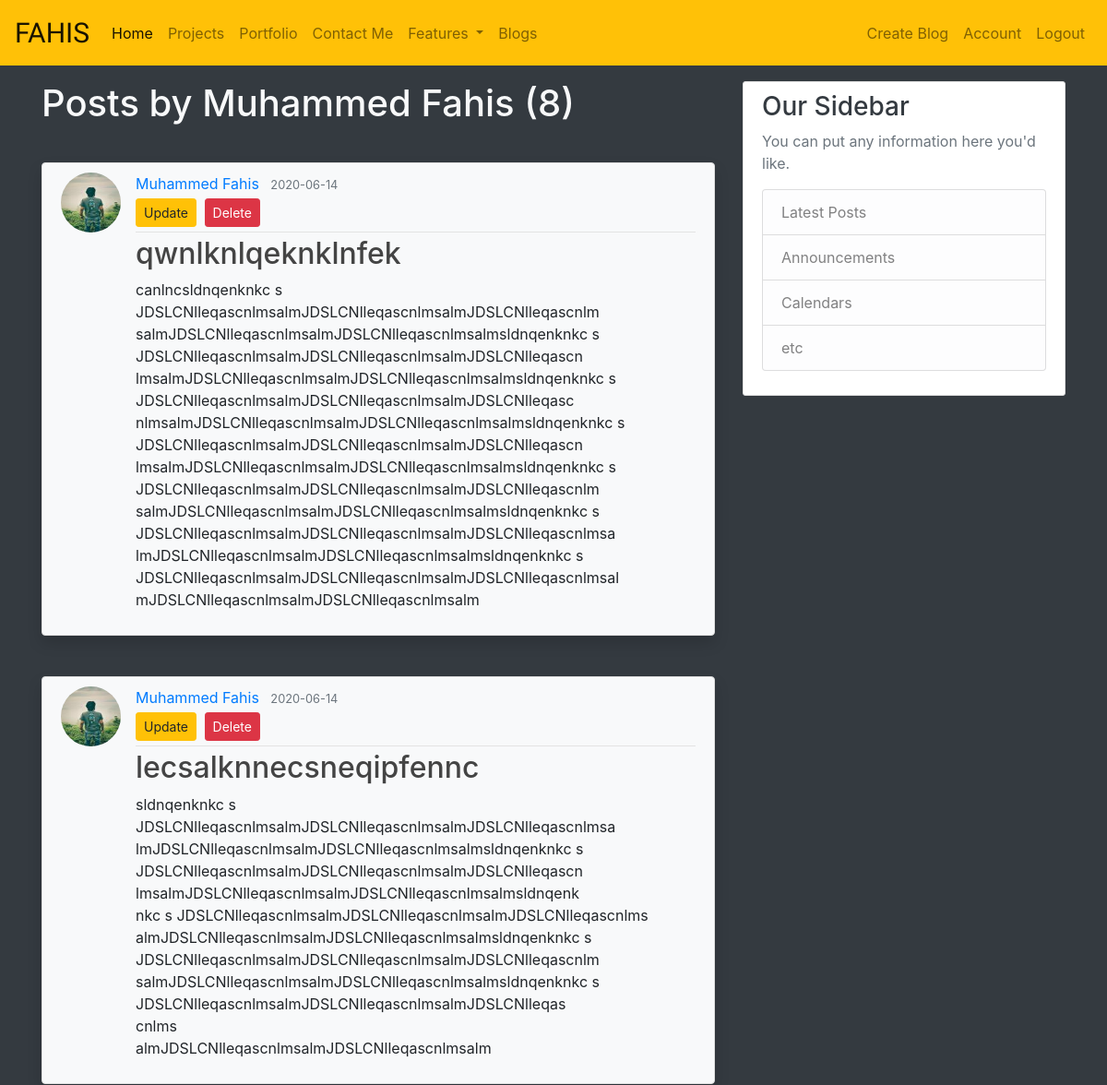
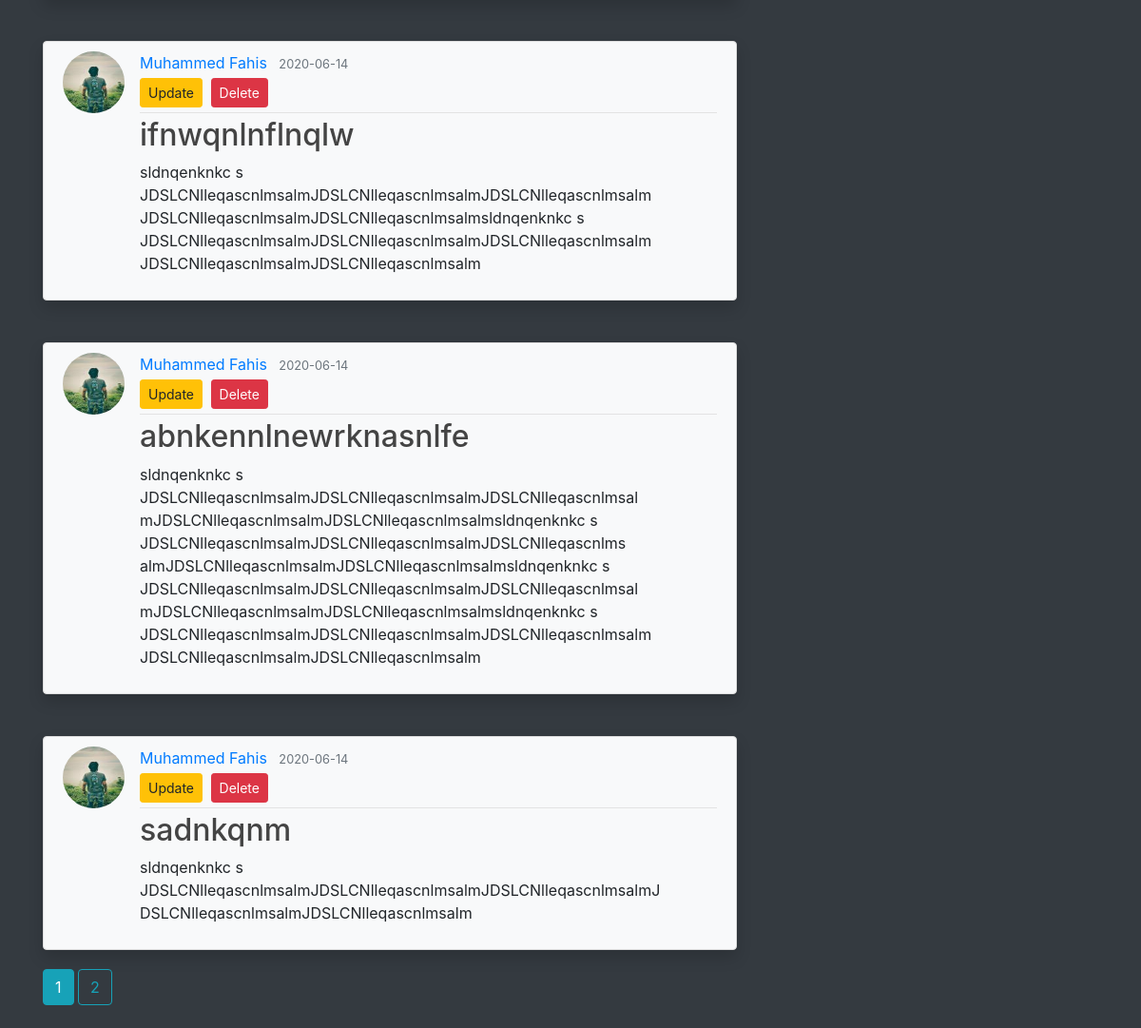
Page /user/Muhammed Fahis (signed in) on the committed database (2 pictures, top to bottom).
### website/models.py (models this page shows, shortened)
class User(db.Model, UserMixin):
    id = db.Column(db.Integer, primary_key=True)
    username = db.Column(db.String(20),unique=True,nullable=False)
    email = db.Column(db.String(120),unique=True,nullable=False)
    image_file = db.Column(db.String(20), nullable=False, default='default.jpg')
    password = db.Column(db.String(60), nullable=False)
    posts = db.relationship('Post', backref='author', lazy=True)

class Post(db.Model):
    id = db.Column(db.Integer, primary_key=True)
    title = db.Column(db.String(100),nullable=False)
    date_posted = db.Column(db.DateTime, nullable=False, default=datetime.utcnow)
    content = db.Column(db.Text, nullable=False)
    user_id = db.Column(db.Integer, db.ForeignKey('user.id'),nullable=False)

### website/routes.py (the view)
@app.route('/user/<username>')
def user_posts(username):
    page = request.args.get('page',1,type=int)
    user = User.query.filter_by(username=username).filter_by(username=username).first_or_404()
    posts = Post.query.filter_by(author=user).order_by(Post.date_posted.desc()).paginate(page=page,per_page=5)
    return render_template('user_post.html', title='Blogs' ,post=posts ,user=user)

### website/models.py (called while the page is built)
@login_manager.user_loader
def load_user(user_id):
    return User.query.get(int(user_id))

### website/templates/user_post.html (shortened to what this page needs)
{% extends 'Bloglayout.html' %}
{% block blog %}
    <div>
    <h1 class="text-light mb-3">Posts by {{ user.username }} ({{ post.total }})</h1>
    {% for i in post.items %}<br>
            <article class="media content-section bg-light shadow rounded">
                <img class="rounded-circle article-img" src="{{ url_for('static',filename='img/profile_pic/'+i.author.image_file) }}">
                <div class="media-body">
                    <div class="article-metadata">
                    <a class="mr-2" href="{{ url_for('user_posts',username=i.author.username) }}">{{ i.author.username }}</a>
                    <small class="text-muted">{{ i.date_posted.strftime('%Y-%m-%d')  }}</small>
                    {% if i.author == current_user %}
                    <div>
                        <a class="btn btn-warning btn-sm my-1" href="{{ url_for('postupdate', post_id=i.id) }}">Update</a>
                        <button type="button" class="btn btn-danger btn-sm m-1" data-toggle="modal" data-target="#delete{{i.id}}Modal">Delete</button>
                    </div>
                {% endif %}
                    </div>
                    <h2><a class="article-title" href="{{ url_for('post',post_id= i.id) }}">{{ i.title }}</a></h2>
                    <p class="article-content">{{ i.content }}</p>
                </div>
            </article>
    {% endfor %}
    {% for num in post.iter_pages(left_edge=2,right_edge=2,left_current=1,right_current=1) %}
        {% if num %}
            {% if post.page == num %}
                <a class='btn btn-info mb-4' href ="{{ url_for('user_posts',username=user.username,page=num) }}">{{ num }}</a>
            {% else %}
                <a class='btn btn-outline-info mb-4' href ="{{ url_for('user_posts',username=user.username,page=num) }}">{{ num }}</a>
            {% endif %}
        {% else %}
            ...
        {% endif %}
    {% endfor %}
    </div>
{% endblock blog %}

### website/static/css/main.css (style rules this page uses)
.content-section { background: #ffffff; padding: 10px 20px; border: 1px solid #dddddd; border-radius: 3px; margin-bottom: 20px; }
.article-title { color: #444444; }
.article-content { white-space: pre-line; }
.article-img { height: 65px; width: 65px; margin-right: 16px; }
.article-metadata { padding-bottom: 1px; margin-bottom: 4px; border-bottom: 1px solid #e3e3e3 }

### rows in the picture
User: username "Muhammed Fahis"
Post: image_file (picture), author.username "Muhammed Fahis", date_posted "2020-06-14", title "qwnlknlqeknklnfek", content "canlncsldnqenknkc s JDSLCNlleqascnlmsalmJDSLCNlleqascnlmsalmJDSLCNlleqascnlm salmJDSLCNlleqascnlmsalmJDSLCNlleqascnlmsalmsldnqenknkc s JDSLCNlleqascnlmsalmJDSLCNlleqascnlmsalmJDSLCNlleqascn lmsalmJDSLCNlleqascnlmsalmJDSLCNlleqascnlmsalmsldnqenknkc s JDSLCNlleqascnlmsalmJDSLCNlleqascnlmsalmJDSLCNlleqasc nlmsalmJDSLCNlleqascnlmsalmJDSLCNlleqascnlmsalmsldnqenknkc s JDSLCNlleqascnlmsalmJDSLCNlleqascnlmsalmJDSLCNlleqascn lmsalmJDSLCNlleqascnlmsalmJDSLCNlleqascnlmsalmsldnqenknkc s JDSLCNlleqascnlmsalmJDSLCNlleqascnlmsalmJDSLCNlleqascnlm salmJDSLCNlleqascnlmsalmJDSLCNlleqascnlmsalmsldnqenknkc s JDSLCNlleqascnlmsalmJDSLCNlleqascnlmsalmJDSLCNlleqascnlmsa…"
Post: image_file (picture), author.username "Muhammed Fahis", date_posted "2020-06-14", title "lecsalknnecsneqipfennc", content "sldnqenknkc s JDSLCNlleqascnlmsalmJDSLCNlleqascnlmsalmJDSLCNlleqascnlmsa lmJDSLCNlleqascnlmsalmJDSLCNlleqascnlmsalmsldnqenknkc s JDSLCNlleqascnlmsalmJDSLCNlleqascnlmsalmJDSLCNlleqascn lmsalmJDSLCNlleqascnlmsalmJDSLCNlleqascnlmsalmsldnqenk nkc s JDSLCNlleqascnlmsalmJDSLCNlleqascnlmsalmJDSLCNlleqascnlms almJDSLCNlleqascnlmsalmJDSLCNlleqascnlmsalmsldnqenknkc s JDSLCNlleqascnlmsalmJDSLCNlleqascnlmsalmJDSLCNlleqascnlm salmJDSLCNlleqascnlmsalmJDSLCNlleqascnlmsalmsldnqenknkc s JDSLCNlleqascnlmsalmJDSLCNlleqascnlmsalmJDSLCNlleqas cnlms almJDSLCNlleqascnlmsalmJDSLCNlleqascnlmsalm"
Post: image_file (picture), author.username "Muhammed Fahis", date_posted "2020-06-14", title "ifnwqnlnflnqlw", content "sldnqenknkc s JDSLCNlleqascnlmsalmJDSLCNlleqascnlmsalmJDSLCNlleqascnlmsalm JDSLCNlleqascnlmsalmJDSLCNlleqascnlmsalmsldnqenknkc s JDSLCNlleqascnlmsalmJDSLCNlleqascnlmsalmJDSLCNlleqascnlmsalm JDSLCNlleqascnlmsalmJDSLCNlleqascnlmsalm"
Post: image_file (picture), author.username "Muhammed Fahis", date_posted "2020-06-14", title "abnkennlnewrknasnlfe", content "sldnqenknkc s JDSLCNlleqascnlmsalmJDSLCNlleqascnlmsalmJDSLCNlleqascnlmsal mJDSLCNlleqascnlmsalmJDSLCNlleqascnlmsalmsldnqenknkc s JDSLCNlleqascnlmsalmJDSLCNlleqascnlmsalmJDSLCNlleqascnlms almJDSLCNlleqascnlmsalmJDSLCNlleqascnlmsalmsldnqenknkc s JDSLCNlleqascnlmsalmJDSLCNlleqascnlmsalmJDSLCNlleqascnlmsal mJDSLCNlleqascnlmsalmJDSLCNlleqascnlmsalmsldnqenknkc s JDSLCNlleqascnlmsalmJDSLCNlleqascnlmsalmJDSLCNlleqascnlmsalm JDSLCNlleqascnlmsalmJDSLCNlleqascnlmsalm"
Post: image_file (picture), author.username "Muhammed Fahis", date_posted "2020-06-14", title "sadnkqnm", content "sldnqenknkc s JDSLCNlleqascnlmsalmJDSLCNlleqascnlmsalmJDSLCNlleqascnlmsalmJ DSLCNlleqascnlmsalmJDSLCNlleqascnlmsalm"

### other values in the picture
{{ post.total }} "8"
{{ num }} "1"
{{ num }} "2"
